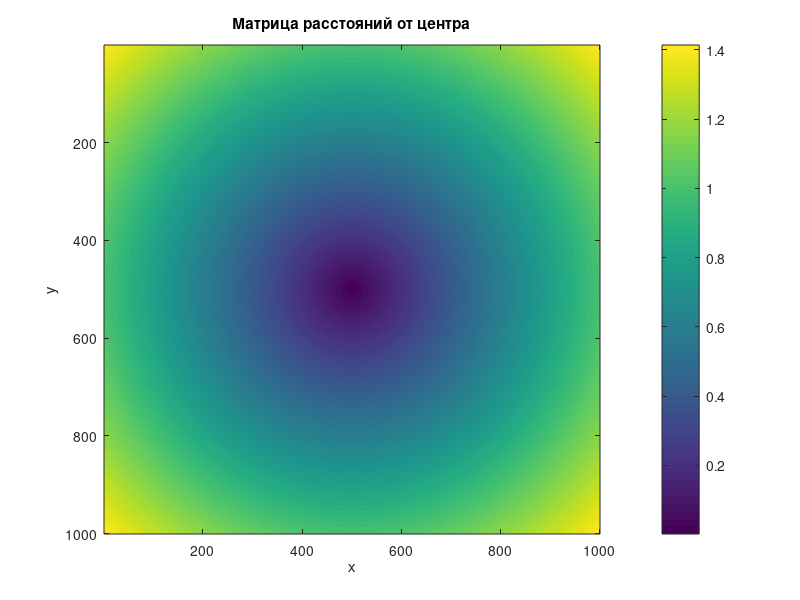

The MATLAB script that drew this image:
% TASK12
x = linspace(-1, 1, 1000);

[X, Y] = meshgrid(x, x);
[~, x1] = cart2pol(X, Y);
imagesc(x1);
colorbar;
title('Матрица расстояний от центра');
xlabel('x');
ylabel('y');

